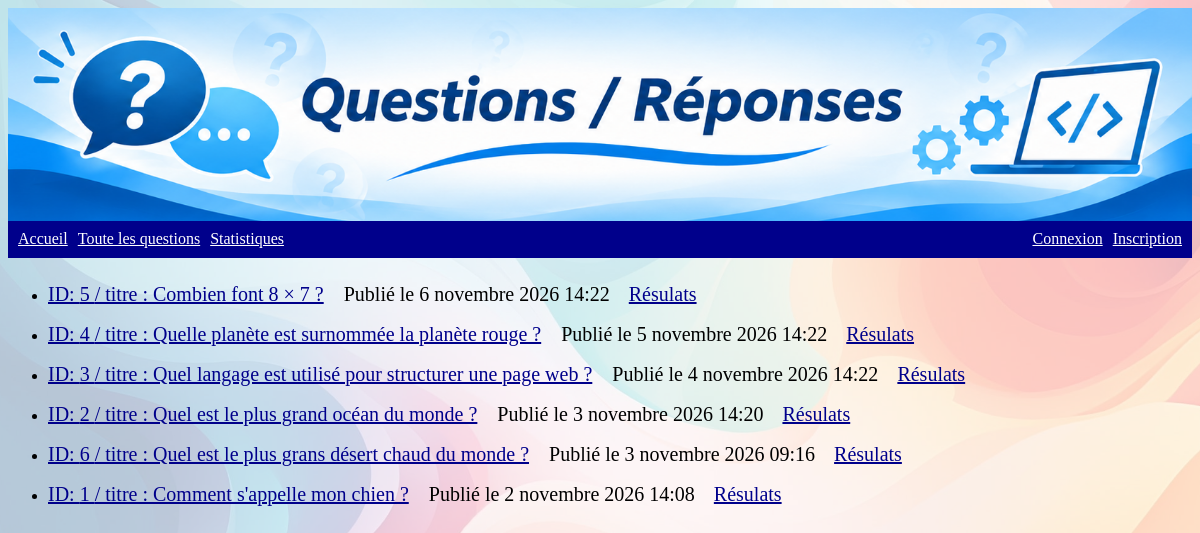
The app's page /polls/all/, older data.
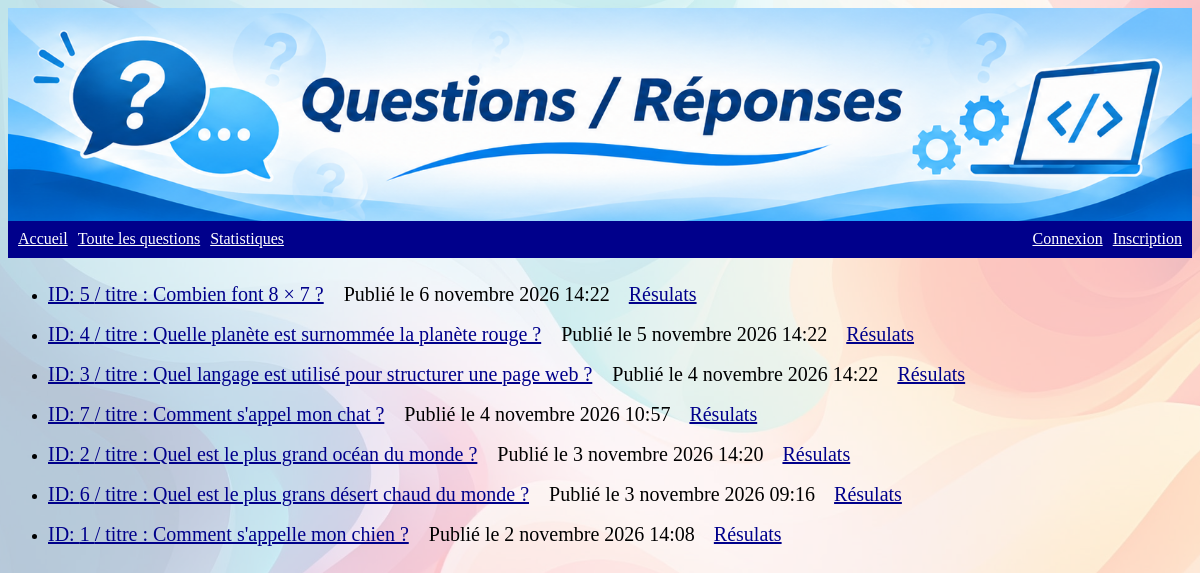
The same page, newer data.
### polls/models.py (models this page shows, shortened)
class Question(models.Model):
    question_text = models.CharField(max_length=200)
    pub_date = models.DateTimeField("date published")

### polls/views.py (the view)
# urls.py: path("all/", views.AllView.as_view(), name="all"),
class AllView(generic.ListView):
    model = Question
    template_name = "polls/all.html"
    context_object_name = "questions"
    def get_queryset(self):
        return Question.objects.order_by("-pub_date")

### polls/templates/polls/all.html (shortened to what this page needs)
{% extends "base.html" %}
{% block main %}
{% if questions %}
<ul>
    {% for question in questions %}
       <li><a href="{% url 'polls:detail' question.id %}">ID: {{question.id}} / titre : {{ question.question_text }}</a><span> Publié le {{question.pub_date}}</span> <a href="{% url 'polls:results' question.id %}" class="results">Résulats</a></li>
    {% endfor %}
    </ul>
{% else %}
    <p>No polls are available.</p>
{% endif %}
{% endblock %}

Row changes from the older to the newer data that the page shows:
added Question: id "7", question_text "Comment s'appel mon chat ?", pub_date "4 novembre 2026 10:57"
